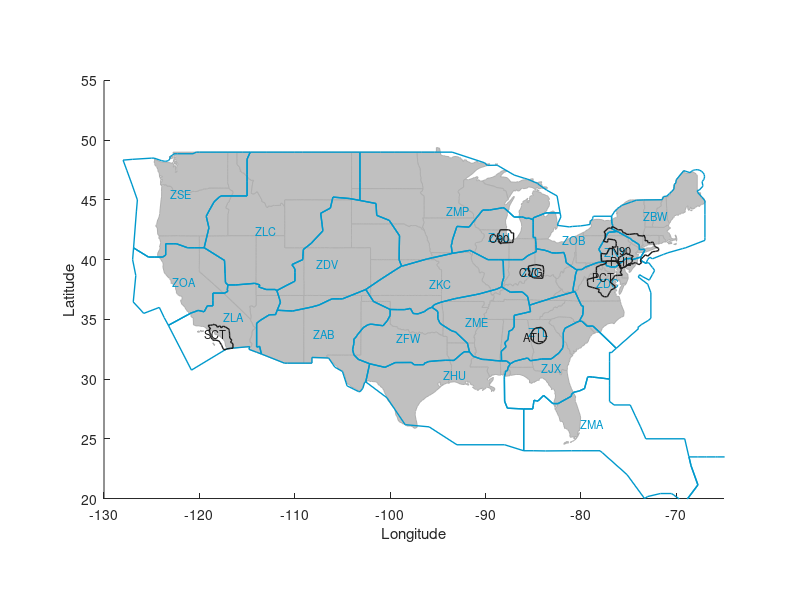

Write MATLAB code to recreate this figure.
function handle = plot_nas(varargin)

if ~isempty(varargin)
    isLine = varargin{1};
else
    isLine = 0;
end
no_tcn = 0;
if length(varargin)==2
    no_tcn = 1;
end

% figure
hold on
% set(gca,'FontSize',13)

% set flag to display centers and tracons
centers = 1;
tracons = 1;

% set RGB values
USfill = [0.7529 0.7529 0.7529];
USedge = [0.6863 0.6863 0.6863];
CTedge = [0 0.6000 0.8000];

% limits for displaying nas
xmin = -130; xmax = -65;
ymin = 20; ymax = 55;

% degree to radian
d2r=pi/180;

% determine whether to use map projection
proj = 0;
if proj
    daspect([1 1 1])
else
    daspect([1 cos(37*d2r) 1])
end

%Define names of Tracons for plotting
tcns = {'PCT';'N90';'C90';'SCT';'PHL';'CVG';'ATL'};
% tcns = {'C90'};
% plot US
fid = fopen('usmap_48.dat','r');
file = fscanf(fid,'%f %f',[2 inf]);
file = file';
fclose(fid);

indx = find(file(:,1) == 0);
[row,col] = size(indx);
for i=1:row-1
    lat = file(indx(i)+1:indx(i+1)-1,1);
    lon = file(indx(i)+1:indx(i+1)-1,2);
    if proj
        [x y] = lambc([lat lon]*d2r);
    else
        x = lon;
        y = lat;
    end
    if ~isLine
        fill(x, y, USfill, 'EdgeColor', USedge,'tag','usa')
        %         plot(x, y, '-', 'color',[1 0 1],'linewidth',3,'tag','usaedge','visible','on')
    else
        plot(x, y, '-', 'color',USedge)
    end
end

% Plot Centers
str = textread('centers1.dat','%s');
c = char(str);

%returns rows containing center names
index = find(c(:,1)=='.');

%add one more index
index = [index; length(c)+1];

%go through each center
for i = 1:length(index)-1
    tag = 'ctr';
    if centers == 0
        state = 'off';
    else
        state = 'on';
    end
    C = CTedge;
    ctr = c(index(i),2:4);
    t = find(strcmp(ctr,tcns) == 1);
    if isempty(t) == 0
        %This center is a tracon cluster
        C=[0.4, 0.4, 0.4];
        C=[0.1 0.1 0.1];
        if tracons == 0
            state='off';
        else
            state='on';
        end
        tag='tcn';
    end
    
    num = str2num(c(index(i)+3:index(i+1)-1,:));
    n = length(num);
    m = 2*(1:n/2);
    lat = num(m-1);
    lon = -num(m);
    %ensure first and final points are equal
    if or(lat(1)~=lat(end),lon(1)~=lon(end))
        lat=[lat; lat(1)];
        lon=[lon; lon(1)];
    end
    %projection
    if proj
        [x y] = lambc([lat lon]*d2r);
    else
        x = lon;
        y = lat;
    end
    if isempty(t) || (~isempty(t) && no_tcn==0)
        h = plot(x, y, 'm-','linewidth', 1, 'color', C,'tag',tag);
        set(h,'visible',state,'clipping','on');
        %     if isempty(strfind(c(index(i),2:7),'Z'))
        h = text(mean(x),mean(y),c(index(i),2:7),...
            'Color',C,...
            'horizontalalignment','center',...
            'tag',tag,...
            'fontsize',8);
        %     end
        set(h,'visible',state,'clipping','on');
    end    
end

xlabel('Longitude')
ylabel('Latitude')
axis([xmin xmax ymin ymax])

handle = gcf;